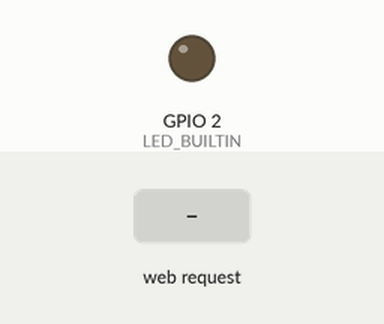
Bench run of a sketch on a simulated ESP32. Parts: output pins drawn as LEDs (lit = HIGH). The inputs (shaded band) are chosen by the test bench. WiFi joins after 1.5 s; servers stay silent unless stated; storage starts empty.

Above: at 1.2 s.
1.3 s: HTTP request GET /toggle received
At 1.7 s:
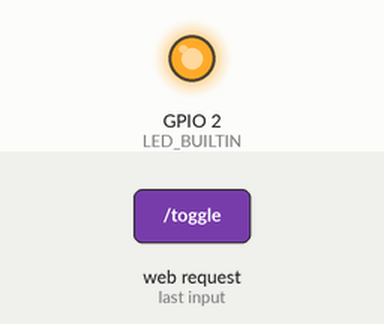
Timing chart, 0 to 4.3 s (numbered marks = the images above; inputs shaded):
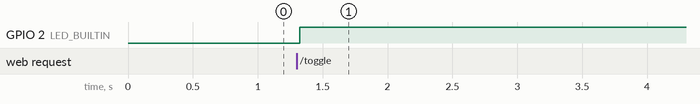

Measured:
- after the input at 1.3 s, GPIO 2 (LED_BUILTIN): LOW → HIGH at once

The sketch:

web_to_esp32_v2.ino
```cpp
#include <WiFi.h>
#include <ESPAsyncWebServer.h>
#include <SPIFFS.h>

#include "secrets.h"  // credentials (gitignored; see secrets.example.h)

const int LED_BUILTIN = 2;
bool ledState = LOW;

AsyncWebServer server(80);

void setup() {
  pinMode(LED_BUILTIN, OUTPUT);
  digitalWrite(LED_BUILTIN, ledState);

  WiFi.begin(ssid, password);
  SPIFFS.begin();

  server.on("/", HTTP_GET, [](AsyncWebServerRequest *request) {
    request->send(SPIFFS, "/index.html", "text/html");
  });

  server.on("/toggle", HTTP_GET, [](AsyncWebServerRequest *request) {
    ledState = !ledState;
    digitalWrite(LED_BUILTIN, ledState);
    request->send(200, "text/plain", "");
  });

  server.begin();
}

void loop() {
  // Kosong?
}
```

secrets.example.h
```cpp
// Copy this file to secrets.h and fill in your own values.
#pragma once

const char* ssid = "REDACTED";
const char* password = "REDACTED";
```
